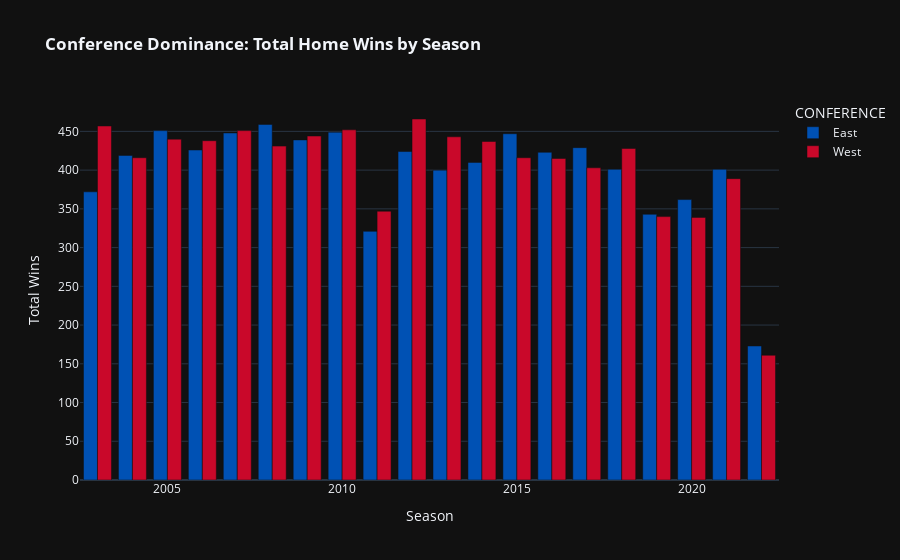

Notebook source saved alongside this figure:
### Code cell
# 1. Load ranking file to find Conference info
rankings = pd.read_csv('ranking.csv')

# 2. Extract unique mapping of TEAM_ID -> CONFERENCE
# We only need one entry per team to know if they are East or West
conf_map = rankings[['TEAM_ID', 'CONFERENCE']].drop_duplicates()

# Filter out strictly valid conferences just in case (East/West)
conf_map = conf_map[conf_map['CONFERENCE'].isin(['East', 'West'])]

# 3. Merge this Conference info into our main dataframe
# We match 'HOME_TEAM_ID' from games with 'TEAM_ID' from our new map
df_conf = pd.merge(df, conf_map, left_on='HOME_TEAM_ID', right_on='TEAM_ID', how='left')

# 4. Calculate Wins
# Logic: If Home Team points > Away Team points, it's a Home Win
home_wins = df_conf[df_conf['PTS_home'] > df_conf['PTS_away']]

# Group by Season and Conference
conf_wins = home_wins.groupby(['SEASON', 'CONFERENCE']).size().reset_index(name='WINS')

# 5. Plot the Chart
fig2 = px.bar(conf_wins, 
              x='SEASON', 
              y='WINS', 
              color='CONFERENCE',
              title='<b>Conference Dominance: Total Home Wins by Season</b>',
              labels={'WINS': 'Total Wins', 'SEASON': 'Season'},
              color_discrete_map={'East': '#0051B4', 'West': '#C9082A'}, 
              barmode='group',
              template='plotly_dark')

fig2.show()

### Figure 1 — Plotly figure (JSON) as saved in the notebook; plotly's stock layout.template omitted (floating-point values rounded to 4 significant figures)
{"data": [{"alignmentgroup": "True", "hovertemplate": "CONFERENCE=East<br>Season=%{x}<br>Total Wins=%{y}<extra></extra>", "legendgroup": "East", "marker": {"color": "#0051B4", "pattern": {"shape": ""}}, "name": "East", "offsetgroup": "East", "orientation": "v", "showlegend": true, "textposition": "auto", "type": "bar", "x": [2003, 2004, 2005, 2006, 2007, 2008, 2009, 2010, 2011, 2012, 2013, 2014, 2015, 2016, 2017, 2018, 2019, 2020, 2021, 2022], "xaxis": "x", "y": [372, 419, 451, 426, 448, 459, 439, 449, 321, 424, 400, 410, 447, 423, 429, 401, 343, 362, 401, 173], "yaxis": "y"}, {"alignmentgroup": "True", "hovertemplate": "CONFERENCE=West<br>Season=%{x}<br>Total Wins=%{y}<extra></extra>", "legendgroup": "West", "marker": {"color": "#C9082A", "pattern": {"shape": ""}}, "name": "West", "offsetgroup": "West", "orientation": "v", "showlegend": true, "textposition": "auto", "type": "bar", "x": [2003, 2004, 2005, 2006, 2007, 2008, 2009, 2010, 2011, 2012, 2013, 2014, 2015, 2016, 2017, 2018, 2019, 2020, 2021, 2022], "xaxis": "x", "y": [457, 416, 440, 438, 451, 431, 444, 452, 347, 466, 443, 437, 416, 415, 403, 428, 340, 339, 389, 161], "yaxis": "y"}], "layout": {"barmode": "group", "legend": {"title": {"text": "CONFERENCE"}, "tracegroupgap": 0}, "title": {"text": "<b>Conference Dominance: Total Home Wins by Season</b>"}, "xaxis": {"anchor": "y", "domain": [0, 1], "title": {"text": "Season"}}, "yaxis": {"anchor": "x", "domain": [0, 1], "title": {"text": "Total Wins"}}}}
